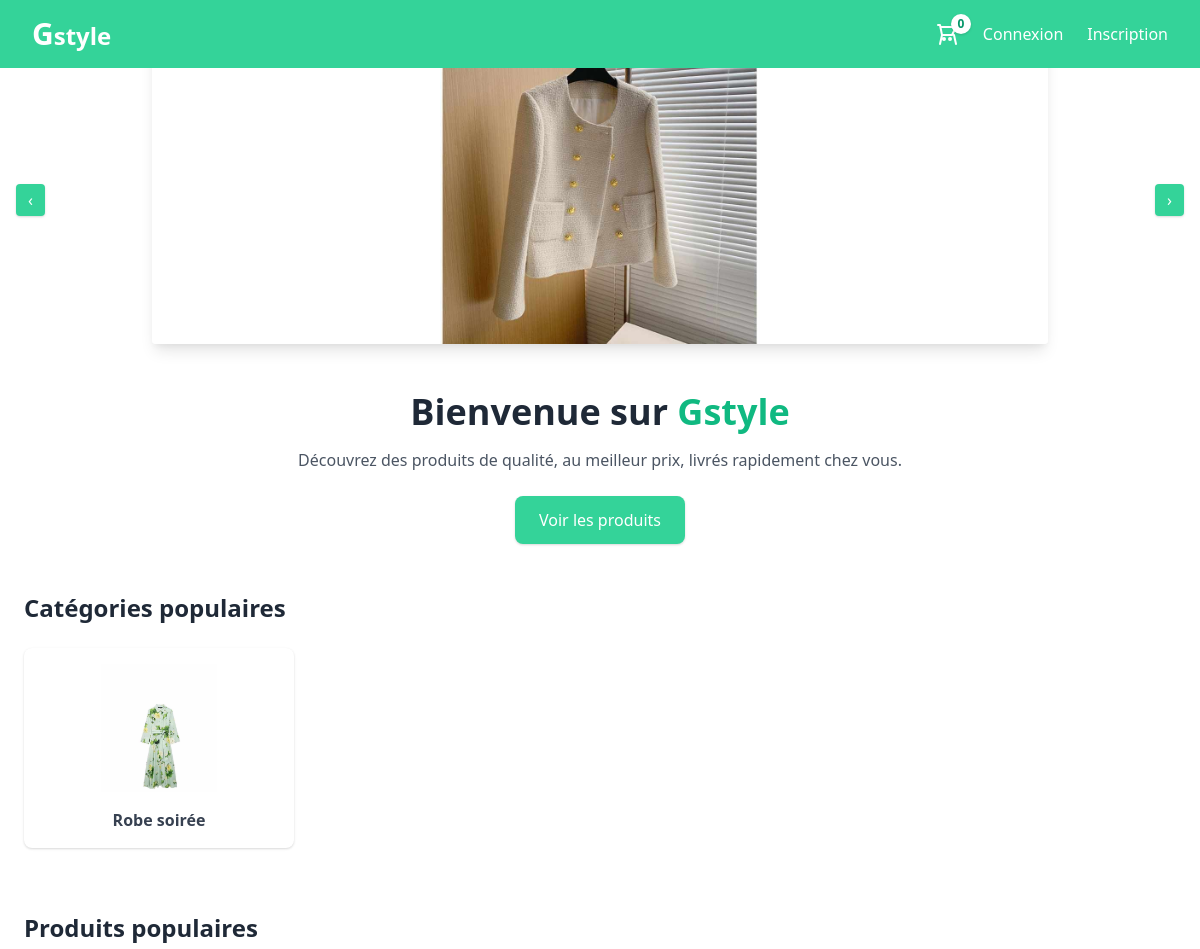
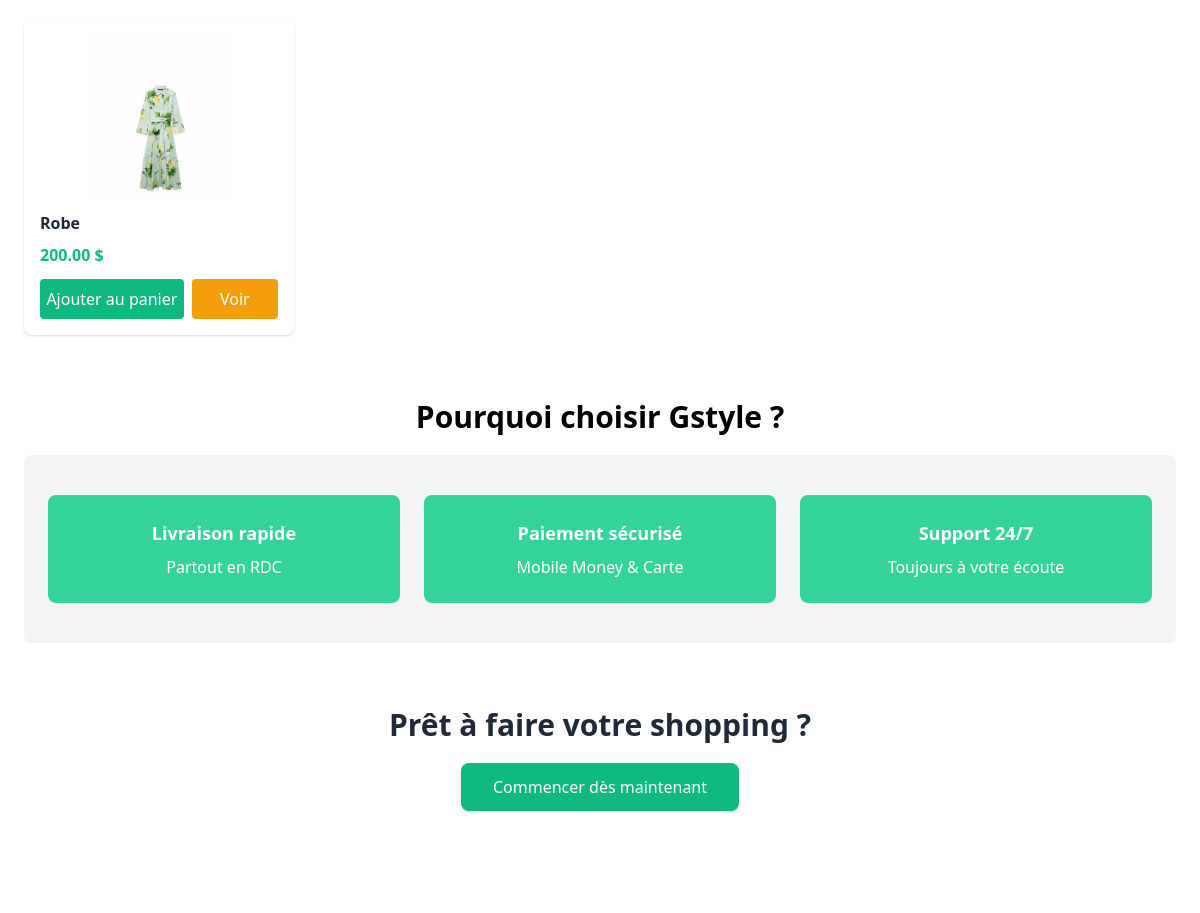
The app's page / (upper part), older data (2 pictures, top to bottom).
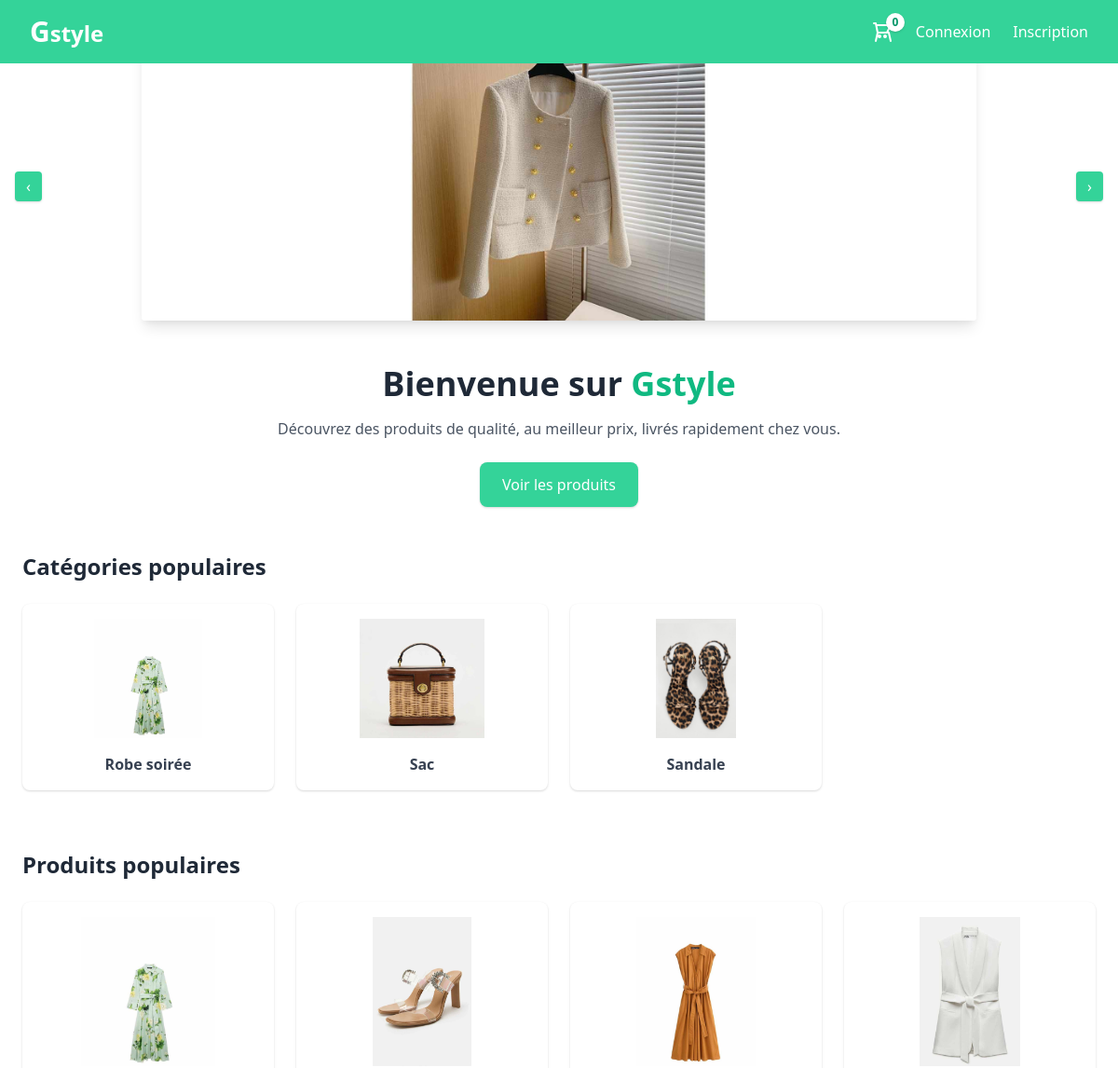
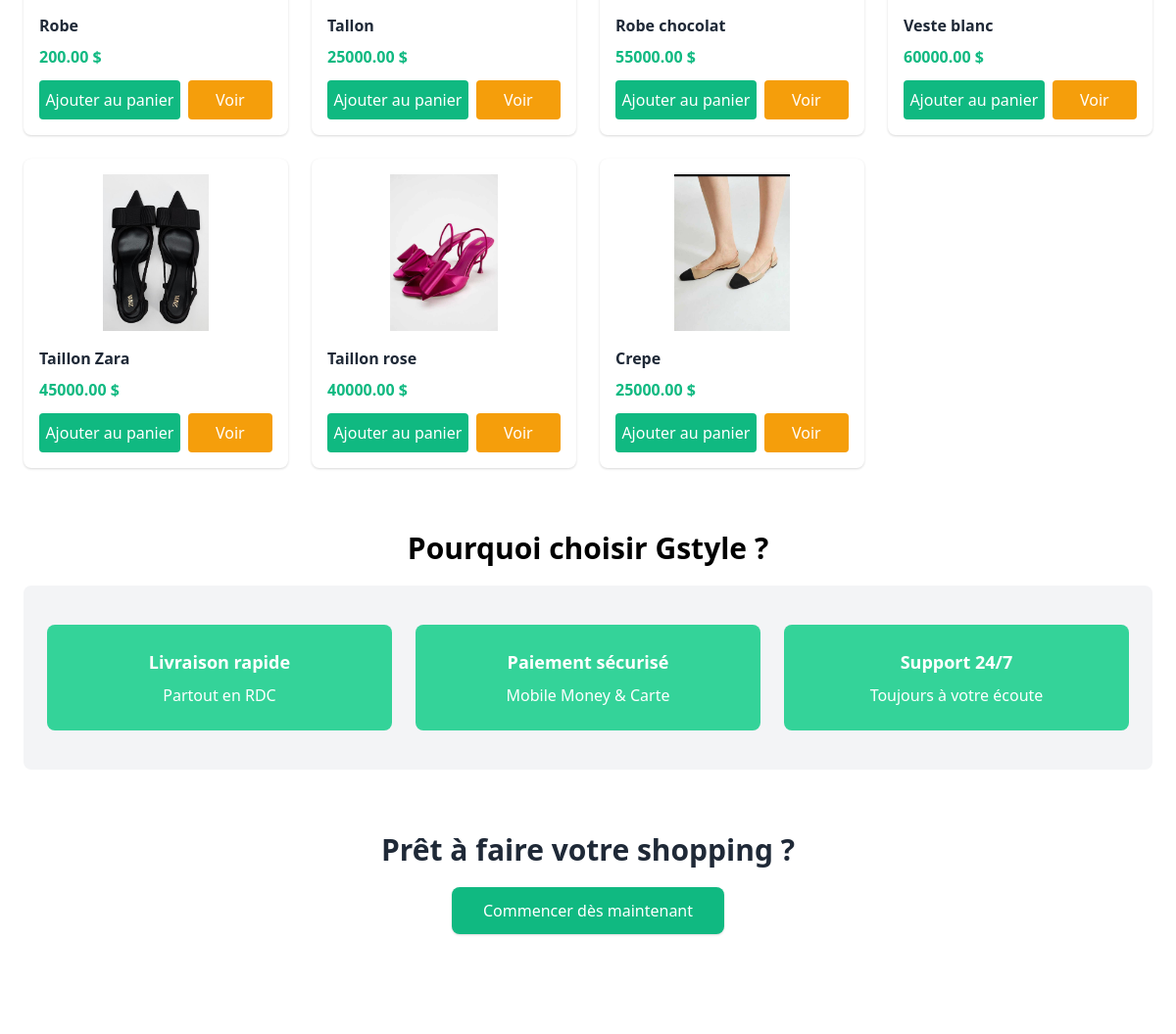
The same page, newer data (2 pictures, top to bottom).
### products/models.py (models this page shows, shortened)
class Categorie(models.Model):
    nom = models.CharField(max_length=100)
    image = models.ImageField(upload_to="categories/", blank=True, null=True)
    est_populaire = models.BooleanField(default=False)

class Produit(models.Model):
    nom = models.CharField(max_length=200)
    description = models.TextField()
    prix = models.DecimalField(max_digits=10, decimal_places=2)
    image = models.ImageField(upload_to='products/')
    stock = models.PositiveIntegerField(default=0)
    est_populaire = models.BooleanField(default=False)
    categorie = models.ForeignKey(Categorie, on_delete=models.SET_NULL, null=True, blank=True)

### ecommerce/views.py (the view)
# urls.py: 2. Add a URL to urlpatterns:  path('', views.home, name='home')
def home(request):
    categories_populaires = Categorie.objects.filter(est_populaire=True)
    produits_populaires = Produit.objects.filter(est_populaire=True)[:8]
    context = {
        "categories": categories_populaires,
        "produits": produits_populaires,
    }
    return render(request, "home.html", context)

### panier/context_processors.py (called while the page is built)
def panier_context(request):
    if request.user.is_authenticated:
        panier, _ = Panier.objects.get_or_create(user=request.user)
        return {'panier': panier}
    return {'panier': None}

### ecommerce/templates/home.html (shortened to what this page needs)
{% extends "base.html" %}
{% load static %}
{% block content %}
<section class="text-center mb-12">
    <h1 class="text-4xl font-extrabold text-gray-800">
        Bienvenue sur <span class="text-green-500">Gstyle</span>
    </h1>
    <p class="mt-4 text-gray-600 max-w-2xl mx-auto">
        Découvrez des produits de qualité, au meilleur prix, livrés rapidement chez vous.
    </p>
    <a href="{% url 'products:list_products' %}"
       class="inline-block mt-6 bg-green-400 text-white px-6 py-3 rounded-lg shadow hover:bg-green-600 transition">
        Voir les produits
    </a>
</section>
<section class="mb-16">
    <h2 class="text-2xl font-bold mb-6 text-gray-800">
        Catégories populaires
    </h2>
    <div class="grid grid-cols-1 sm:grid-cols-2 md:grid-cols-4 gap-6">
        {% for cat in categories %}
        <div class="bg-white rounded-lg shadow hover:shadow-lg transition p-4 text-center">
            <img src="{{ cat.image.url }}" class="h-32 mx-auto object-contain" alt="{{ cat.nom }}">
            <h3 class="mt-4 font-semibold text-gray-700">{{ cat.nom }}</h3>
        </div>
        {% empty %}
        <p>Aucune catégorie populaire</p>
        {% endfor %}
    </div>
</section>
<section class="mb-16">
    <h2 class="text-2xl font-bold mb-6 text-gray-800">
        Produits populaires
    </h2>
    <div class="grid grid-cols-1 sm:grid-cols-2 md:grid-cols-4 gap-6">
        {% for prod in produits %}
        <div class="bg-white rounded-lg shadow hover:shadow-lg transition p-4">
            <img src="{{ prod.image.url }}" class="h-40 w-full object-contain" alt="{{ prod.nom }}">
            <h3 class="mt-4 font-semibold text-gray-800">{{ prod.nom }}</h3>
            <p class="text-green-500 font-bold mt-2">{{ prod.prix }} $</p>
            <div class="flex gap-2">
                <a href="{% url 'add_to_cart' prod.id %}" class="w-60 mt-3 bg-green-500 text-white text-center py-2 rounded hover:bg-green-600 transition">
                Ajouter au panier
            </a>
            <a href="{% url 'products:detail' prod.id %}" class="w-36 mt-3 bg-yellow-500 text-white text-center py-2 rounded hover:bg-yellow-600 transition">Voir</a>
            </div>
        </div>
        {% empty %}
        <p>Aucun produit populaire</p>
        {% endfor %}
    </div>
</section>
<h2 class="text-3xl text-center font-bold"> Pourquoi choisir Gstyle ?</h2>
<section class="bg-gray-100 rounded-lg p-10 px-6 mt-5 mb-16">
    <div class="grid grid-cols-1 md:grid-cols-3 gap-6 text-center">
        <div class="bg-green-400 p-6 text-white rounded-lg">
            <h3 class="font-bold text-lg">Livraison rapide</h3>
            <p class="text-white-600 mt-2">Partout en RDC</p>
        </div>
        <div class="bg-green-400 p-6 text-white rounded-lg">
            <h3 class="font-bold text-lg">Paiement sécurisé</h3>
            <p class="text-white-600 mt-2">Mobile Money & Carte</p>
        </div>
        <div class="bg-green-400 p-6 text-white rounded-lg">
            <h3 class="font-bold text-lg">Support 24/7</h3>
            <p class="text-white-600 mt-2">Toujours à votre écoute</p>
        </div>
    </div>
</section>
<section class="text-center mb-10">
    <h2 class="text-3xl font-bold text-gray-800">
        Prêt à faire votre shopping ?
    </h2>
    <a href="{% url 'products:list_products' %}"
       class="inline-block mt-5 bg-green-500 text-white px-8 py-3 rounded-lg shadow hover:bg-green-400 transition">
        Commencer dès maintenant
    </a>
</section>
{% endblock %}

Row changes from the older to the newer data that the page shows:
added Categorie: image (picture), nom "Sac"
added Categorie: image (picture), nom "Sandale"
added Produit: image (picture), nom "Tallon", prix "25000.00"
added Produit: image (picture), nom "Robe chocolat", prix "55000.00"
added Produit: image (picture), nom "Veste blanc", prix "60000.00"
added Produit: image (picture), nom "Taillon Zara", prix "45000.00"
added Produit: image (picture), nom "Taillon rose", prix "40000.00"
added Produit: image (picture), nom "Crepe", prix "25000.00"
